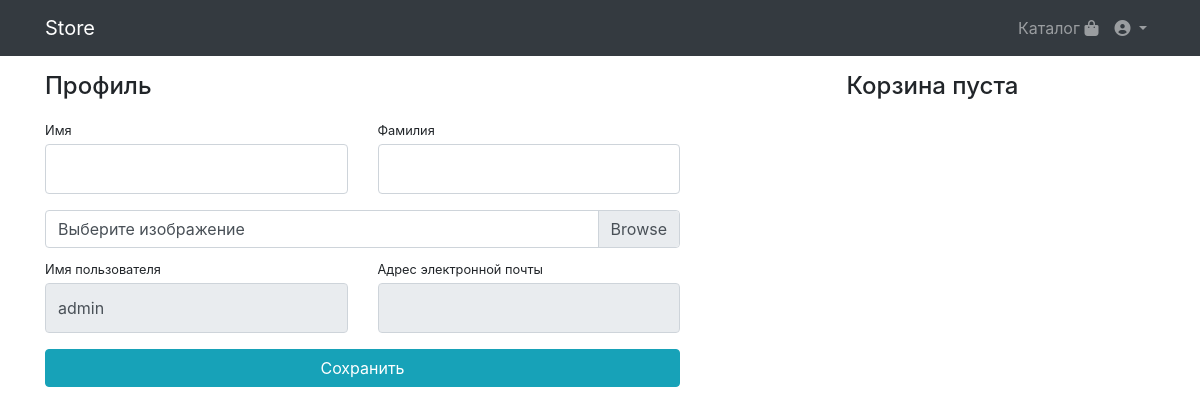
Before: /users/profile/ (signed in) with the older database file.
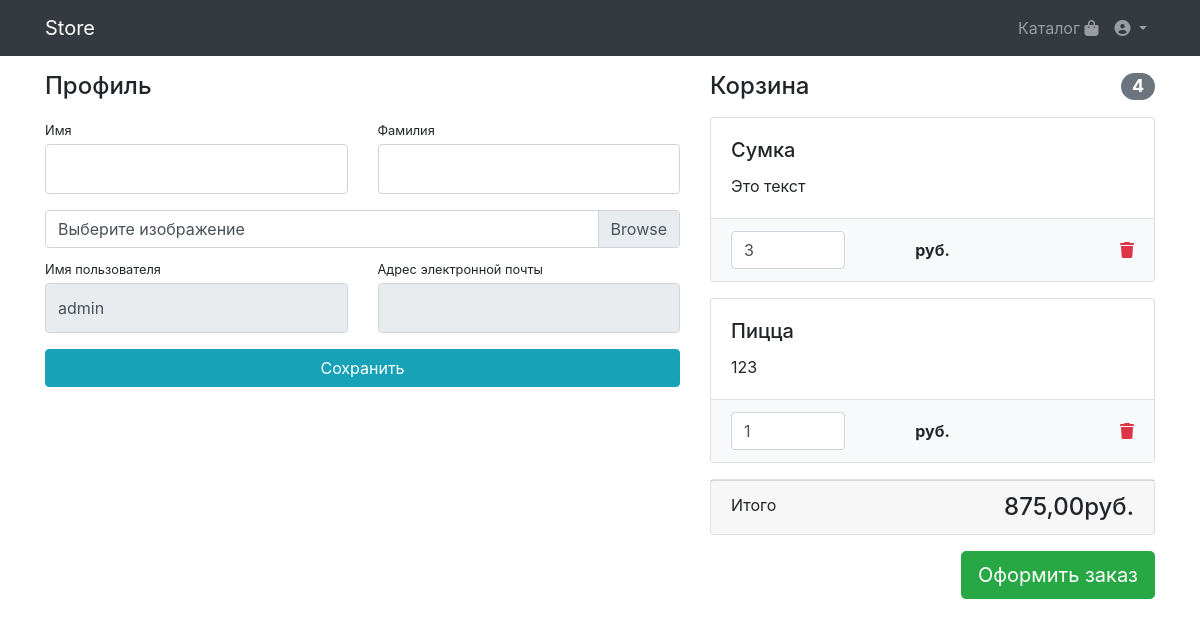
After: the same page with the newer database file.
### products/models.py (models this page shows, shortened)
class Basket(models.Model):
    user = models.ForeignKey(to=User, on_delete=models.CASCADE)
    product = models.ForeignKey(to=Product, on_delete=models.CASCADE)
    quantity = models.PositiveIntegerField(default=0)
    created_timestamp = models.DateTimeField(auto_now_add=True) #* Если создался новый объект то ему присваивает текущую дату
    objects = BasketQuerySet.as_manager()
    def sum(self):
        return self.quantity * self.product.price

class Product(models.Model):
  name = models.CharField(max_length=256)
  description = models.TextField(null=True, blank=True)
  price = models.DecimalField(max_digits=6, decimal_places=2)
  quantity = models.PositiveIntegerField(default=0)
  image = models.ImageField(upload_to='products_images')
  category = models.ForeignKey(to=ProductCategory, on_delete=models.CASCADE) #!Привязка к категории

### users/views.py (the view)
# urls.py: path('profile/', profile, name='profile'),
@login_required
def profile(request):
    if request.method == 'POST':
        form = UserProfileForm(data=request.POST, instance=request.user)
        if form.is_valid():
            form.save()
            return HttpResponseRedirect(reverse('users:profile'))
    else:
        form = UserProfileForm(instance=request.user)
    context = {
        'form': form,
        'baskets': Basket.objects.filter(user=request.user),
    }
    return render(request, 'user/profile.html', context)

### users/forms.py
class UserProfileForm(UserChangeForm):
    first_name = forms.CharField(widget=forms.TextInput(attrs={'class': 'form-control py-4'}))
    last_name = forms.CharField(widget=forms.TextInput(attrs={'class': 'form-control py-4'}))
    image = forms.ImageField(widget=forms.FileInput(attrs={'class': 'custom-file-input'}), required=False)
    username = forms.CharField(widget=forms.TextInput(attrs={'class': 'form-control py-4', 'readonly': True}))
    email = forms.CharField(widget=forms.TextInput(attrs={'class': 'form-control py-4', 'readonly': True}))
    class Meta:
        model = User
        fields = ('first_name', 'last_name', 'image', 'username', 'email')

### products/models.py (called while the page is built)
  def total_sum(self):
    return sum(basket.sum() for basket in self)

  def total_quantity(self):
    return sum(basket.quantity for basket in self)

### users/templates/user/profile.html (shortened to what this page needs)
{% extends 'products/base.html' %} {% load static %}
{% block css %}
	<link href="{% static 'css/profile.css' %}" rel="stylesheet" />
{% endblock %}
{% block content %}
<div class="container">
	<div class="row">
		<div class="col-lg-7">
			<h4 class="mt-3 mb-3">Профиль</h4>
			<form
				action="{% url 'users:profile' %}"
				method="post"
				enctype="multipart/form-data"
			>
				<div class="form-group row">
					<div class="col-lg-6">
						<label class="small mb-1" for="{{ form.first_name.id_for_label }}"
							>Имя</label
						>
						{{ form.first_name }}
					</div>
					<div class="col-lg-6">
						<label class="small mb-1" for="{{ form.last_name.id_for_label }}"
							>Фамилия</label
						>
						{{ form.last_name }}
					</div>
				</div>
				<div class="form-group row mb-2">
					<div class="col-lg-12">
						<div class="custom-file">
							<label
								class="custom-file-label"
								for="{{ form.image.id_for_label }}"
							>
								Выберите изображение
							</label>
						</div>
					</div>
				</div>
				<div class="form-group row">
					<div class="col-lg-6">
						<label class="small mb-1" for="{{ form.username.id_for_label }}"
							>Имя пользователя</label
						>
						{{ form.username }}
					</div>
					<div class="col-lg-6">
						<label class="small mb-1" for="{{ form.email.id_for_label }}">
							Адрес электронной почты
						</label>
						{{ form.email }}
					</div>
				</div>
				<div class="form-group row">
					<div class="col-lg-12">
						<button type="submit" class="btn btn-info btn-block">
							Сохранить
						</button>
					</div>
				</div>
			</form>
		</div>
		<div class="col-lg-5">{% include 'products/basket.html' %}</div>
	</div>
</div>
{% endblock %}

### products/templates/products/basket.html
{% if baskets %}
    <h4 class="mt-3 mb-3 d-flex justify-content-between align-items-center">
        Корзина <span class="badge badge-secondary badge-pill">{{ baskets.total_quantity }}</span>
    </h4>
    {% for basket in baskets %}
        <div class="card mb-3">
            <div class="card-body">
                <h5 class="card-title">{{ basket.product.name }}</h5>
                <p class="card-text">{{ basket.product.description }}</p>
            </div>
            <ul class="list-group list-group-flush">
                <li class="list-group-item bg-light">
                    <div class="row text-center align-items-center">
                        <div class="col-lg-4">
                            <input name="basketID" type="number" class="form-control" value="{{ basket.quantity }}" min="0">
                        </div>
                        <div class="col-lg-4">
                            <span class="font-weight-bold">{{ baskets.sum }}руб.</span>
                        </div>
                        <div class="col-lg-4 text-right">
                            <a href="{% url 'products:basket_remove' basket.id %}" class="text-danger">
                                <i class="fas fa-trash"></i>
                            </a>
                        </div>
                    </div>
                </li>
            </ul>
        </div>
    {% endfor %}
    <div class="card mb-3">
        <div class="card-footer d-flex justify-content-between">
            <p class="mb-0">Итого</p>
            <h4 class="mb-0">{{ baskets.total_sum }}руб.</h4>
        </div>
    </div>
    <a class="btn btn-success btn-lg float-right" href="#">
        Оформить заказ
    </a>
{% else %}
    <h4 class="mt-3 mb-3 text-center">
        Корзина пуста
    </h4>
{% endif %}

Changed rows visible on the page:
added Basket: total_quantity "4", product.name "Сумка", product.description "Это текст", basketID "3", total_sum "875,00"
added Basket: product.name "Пицца", product.description "123", basketID "1"
Other visible differences:
text no longer shown: "Корзина пуста"
text now shown: "Корзина Итого руб. Оформить заказ"
